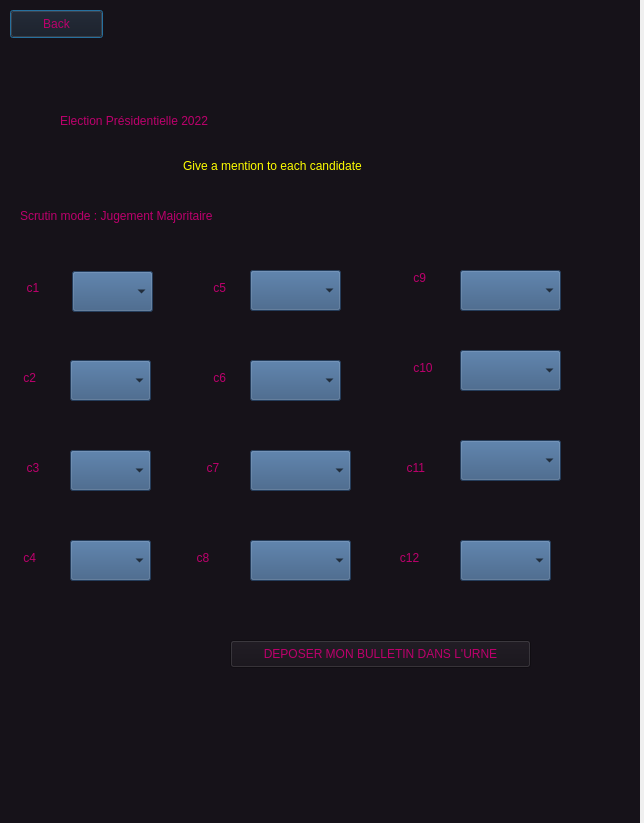
<?xml version="1.0" encoding="UTF-8"?>
<ui version="4.0">
 <class>Dialog</class>
 <widget class="QDialog" name="Dialog">
  <property name="geometry">
   <rect>
    <x>0</x>
    <y>0</y>
    <width>644</width>
    <height>823</height>
   </rect>
  </property>
  <property name="windowTitle">
   <string>Dialog</string>
  </property>
  <widget class="QWidget" name="widget" native="true">
   <property name="geometry">
    <rect>
     <x>0</x>
     <y>0</y>
     <width>640</width>
     <height>825</height>
    </rect>
   </property>
   <property name="styleSheet">
    <string notr="true">alternate-background-color: qlineargradient(spread:pad, x1:0, y1:0, x2:1, y2:0, stop:0 rgba(0, 0, 0, 255), stop:1 rgba(255, 255, 255, 255));
background-color: rgb(255, 255, 0);
background-color: #161219</string>
   </property>
   <widget class="QLabel" name="label_2">
    <property name="geometry">
     <rect>
      <x>400</x>
      <y>209</y>
      <width>331</width>
      <height>31</height>
     </rect>
    </property>
    <property name="styleSheet">
     <string notr="true">font: 75 italic 8pt &quot;Rockwell&quot;;
color: rgb(255, 255, 255);
color: rgb(255, 255, 255);
font: 75 italic 8pt &quot;Arial Nova Cond&quot;;
gridline-color: rgb(200, 89, 189);
color: rgb(0, 0, 255);
color: rgb(170, 0, 0);
color: rgb(85, 170, 255);
color: rgb(255, 255, 0);</string>
    </property>
    <property name="text">
     <string/>
    </property>
   </widget>
   <widget class="QLabel" name="label_5">
    <property name="geometry">
     <rect>
      <x>470</x>
      <y>430</y>
      <width>221</width>
      <height>20</height>
     </rect>
    </property>
    <property name="styleSheet">
     <string notr="true">font: 12pt &quot;MS Shell Dlg 2&quot;;
color: rgb(255, 0, 0);
color: rgb(255, 0, 0);</string>
    </property>
    <property name="text">
     <string/>
    </property>
   </widget>
   <widget class="QLabel" name="label">
    <property name="geometry">
     <rect>
      <x>60</x>
      <y>100</y>
      <width>551</width>
      <height>41</height>
     </rect>
    </property>
    <property name="styleSheet">
     <string notr="true">font: 8pt &quot;Kristen ITC&quot;;
color: rgb(188, 0, 108);
font: 24pt &quot;Kristen ITC&quot;;
</string>
    </property>
    <property name="text">
     <string>Election Présidentielle 2022</string>
    </property>
   </widget>
   <widget class="QLabel" name="label_3">
    <property name="geometry">
     <rect>
      <x>70</x>
      <y>150</y>
      <width>421</width>
      <height>31</height>
     </rect>
    </property>
    <property name="styleSheet">
     <string notr="true">color: rgb(255, 255, 0);</string>
    </property>
    <property name="text">
     <string>                                  Give a mention to each candidate</string>
    </property>
   </widget>
   <widget class="QLabel" name="label_4">
    <property name="geometry">
     <rect>
      <x>20</x>
      <y>190</y>
      <width>241</width>
      <height>51</height>
     </rect>
    </property>
    <property name="styleSheet">
     <string notr="true">font: 8pt &quot;Kristen ITC&quot;;
color: rgb(188, 0, 108);
font: 8pt &quot;Kristen ITC&quot;;
</string>
    </property>
    <property name="text">
     <string>Scrutin mode : Jugement Majoritaire</string>
    </property>
   </widget>
   <widget class="QComboBox" name="comboBox">
    <property name="geometry">
     <rect>
      <x>72</x>
      <y>271</y>
      <width>81</width>
      <height>41</height>
     </rect>
    </property>
    <property name="styleSheet">
     <string notr="true">background-color: rgb(0, 85, 255);
background-color: rgb(0, 0, 0);
background-color: rgb(52, 86, 127);
</string>
    </property>
   </widget>
   <widget class="QComboBox" name="comboBox_2">
    <property name="geometry">
     <rect>
      <x>250</x>
      <y>270</y>
      <width>91</width>
      <height>41</height>
     </rect>
    </property>
    <property name="styleSheet">
     <string notr="true">background-color: rgb(0, 85, 255);
background-color: rgb(0, 0, 0);
background-color: rgb(52, 86, 127);</string>
    </property>
   </widget>
   <widget class="QComboBox" name="comboBox_3">
    <property name="geometry">
     <rect>
      <x>460</x>
      <y>270</y>
      <width>101</width>
      <height>41</height>
     </rect>
    </property>
    <property name="styleSheet">
     <string notr="true">background-color: rgb(0, 85, 255);
background-color: rgb(0, 0, 0);
background-color: rgb(52, 86, 127);</string>
    </property>
   </widget>
   <widget class="QComboBox" name="comboBox_4">
    <property name="geometry">
     <rect>
      <x>70</x>
      <y>360</y>
      <width>81</width>
      <height>41</height>
     </rect>
    </property>
    <property name="styleSheet">
     <string notr="true">background-color: rgb(0, 85, 255);
background-color: rgb(0, 0, 0);
background-color: rgb(52, 86, 127);</string>
    </property>
   </widget>
   <widget class="QComboBox" name="comboBox_5">
    <property name="geometry">
     <rect>
      <x>250</x>
      <y>360</y>
      <width>91</width>
      <height>41</height>
     </rect>
    </property>
    <property name="styleSheet">
     <string notr="true">background-color: rgb(0, 85, 255);
background-color: rgb(0, 0, 0);
background-color: rgb(52, 86, 127);</string>
    </property>
   </widget>
   <widget class="QComboBox" name="comboBox_6">
    <property name="geometry">
     <rect>
      <x>460</x>
      <y>350</y>
      <width>101</width>
      <height>41</height>
     </rect>
    </property>
    <property name="styleSheet">
     <string notr="true">background-color: rgb(0, 85, 255);
background-color: rgb(0, 0, 0);
background-color: rgb(52, 86, 127);</string>
    </property>
   </widget>
   <widget class="QComboBox" name="comboBox_7">
    <property name="geometry">
     <rect>
      <x>70</x>
      <y>450</y>
      <width>81</width>
      <height>41</height>
     </rect>
    </property>
    <property name="styleSheet">
     <string notr="true">background-color: rgb(0, 85, 255);
background-color: rgb(0, 0, 0);
background-color: rgb(52, 86, 127);</string>
    </property>
   </widget>
   <widget class="QComboBox" name="comboBox_8">
    <property name="geometry">
     <rect>
      <x>250</x>
      <y>450</y>
      <width>101</width>
      <height>41</height>
     </rect>
    </property>
    <property name="styleSheet">
     <string notr="true">background-color: rgb(0, 85, 255);
background-color: rgb(0, 0, 0);
background-color: rgb(52, 86, 127);</string>
    </property>
   </widget>
   <widget class="QComboBox" name="comboBox_9">
    <property name="geometry">
     <rect>
      <x>460</x>
      <y>440</y>
      <width>101</width>
      <height>41</height>
     </rect>
    </property>
    <property name="styleSheet">
     <string notr="true">background-color: rgb(0, 85, 255);
background-color: rgb(0, 0, 0);
background-color: rgb(52, 86, 127);</string>
    </property>
   </widget>
   <widget class="QComboBox" name="comboBox_10">
    <property name="geometry">
     <rect>
      <x>70</x>
      <y>540</y>
      <width>81</width>
      <height>41</height>
     </rect>
    </property>
    <property name="styleSheet">
     <string notr="true">background-color: rgb(0, 85, 255);
background-color: rgb(0, 0, 0);
background-color: rgb(52, 86, 127);</string>
    </property>
   </widget>
   <widget class="QComboBox" name="comboBox_11">
    <property name="geometry">
     <rect>
      <x>250</x>
      <y>540</y>
      <width>101</width>
      <height>41</height>
     </rect>
    </property>
    <property name="styleSheet">
     <string notr="true">background-color: rgb(0, 85, 255);
background-color: rgb(0, 0, 0);
background-color: rgb(52, 86, 127);</string>
    </property>
   </widget>
   <widget class="QComboBox" name="comboBox_12">
    <property name="geometry">
     <rect>
      <x>460</x>
      <y>540</y>
      <width>91</width>
      <height>41</height>
     </rect>
    </property>
    <property name="styleSheet">
     <string notr="true">background-color: rgb(0, 85, 255);
background-color: rgb(0, 0, 0);
background-color: rgb(52, 86, 127);</string>
    </property>
   </widget>
   <widget class="QLabel" name="label_6">
    <property name="geometry">
     <rect>
      <x>0</x>
      <y>280</y>
      <width>55</width>
      <height>16</height>
     </rect>
    </property>
    <property name="styleSheet">
     <string notr="true">font: 8pt &quot;Kristen ITC&quot;;
color: rgb(188, 0, 108);
font: 8pt &quot;Kristen ITC&quot;;
</string>
    </property>
    <property name="text">
     <string>        c1</string>
    </property>
   </widget>
   <widget class="QLabel" name="label_7">
    <property name="geometry">
     <rect>
      <x>0</x>
      <y>370</y>
      <width>55</width>
      <height>16</height>
     </rect>
    </property>
    <property name="styleSheet">
     <string notr="true">font: 8pt &quot;Kristen ITC&quot;;
color: rgb(188, 0, 108);
font: 8pt &quot;Kristen ITC&quot;;
</string>
    </property>
    <property name="text">
     <string>       c2</string>
    </property>
   </widget>
   <widget class="QLabel" name="label_8">
    <property name="geometry">
     <rect>
      <x>0</x>
      <y>460</y>
      <width>55</width>
      <height>16</height>
     </rect>
    </property>
    <property name="styleSheet">
     <string notr="true">font: 8pt &quot;Kristen ITC&quot;;
color: rgb(188, 0, 108);
font: 8pt &quot;Kristen ITC&quot;;
</string>
    </property>
    <property name="text">
     <string>        c3</string>
    </property>
   </widget>
   <widget class="QLabel" name="label_9">
    <property name="geometry">
     <rect>
      <x>0</x>
      <y>550</y>
      <width>55</width>
      <height>16</height>
     </rect>
    </property>
    <property name="styleSheet">
     <string notr="true">font: 8pt &quot;Kristen ITC&quot;;
color: rgb(188, 0, 108);
font: 8pt &quot;Kristen ITC&quot;;
</string>
    </property>
    <property name="text">
     <string>       c4</string>
    </property>
   </widget>
   <widget class="QLabel" name="label_10">
    <property name="geometry">
     <rect>
      <x>190</x>
      <y>280</y>
      <width>55</width>
      <height>16</height>
     </rect>
    </property>
    <property name="styleSheet">
     <string notr="true">font: 8pt &quot;Kristen ITC&quot;;
color: rgb(188, 0, 108);
font: 8pt &quot;Kristen ITC&quot;;
</string>
    </property>
    <property name="text">
     <string>       c5</string>
    </property>
   </widget>
   <widget class="QLabel" name="label_11">
    <property name="geometry">
     <rect>
      <x>190</x>
      <y>370</y>
      <width>55</width>
      <height>16</height>
     </rect>
    </property>
    <property name="styleSheet">
     <string notr="true">font: 8pt &quot;Kristen ITC&quot;;
color: rgb(188, 0, 108);
font: 8pt &quot;Kristen ITC&quot;;
</string>
    </property>
    <property name="text">
     <string>       c6</string>
    </property>
   </widget>
   <widget class="QLabel" name="label_12">
    <property name="geometry">
     <rect>
      <x>180</x>
      <y>460</y>
      <width>55</width>
      <height>16</height>
     </rect>
    </property>
    <property name="styleSheet">
     <string notr="true">font: 8pt &quot;Kristen ITC&quot;;
color: rgb(188, 0, 108);
font: 8pt &quot;Kristen ITC&quot;;
</string>
    </property>
    <property name="text">
     <string>        c7</string>
    </property>
   </widget>
   <widget class="QLabel" name="label_13">
    <property name="geometry">
     <rect>
      <x>170</x>
      <y>550</y>
      <width>55</width>
      <height>16</height>
     </rect>
    </property>
    <property name="styleSheet">
     <string notr="true">font: 8pt &quot;Kristen ITC&quot;;
color: rgb(188, 0, 108);
font: 8pt &quot;Kristen ITC&quot;;
</string>
    </property>
    <property name="text">
     <string>        c8</string>
    </property>
   </widget>
   <widget class="QLabel" name="label_14">
    <property name="geometry">
     <rect>
      <x>390</x>
      <y>270</y>
      <width>55</width>
      <height>16</height>
     </rect>
    </property>
    <property name="styleSheet">
     <string notr="true">font: 8pt &quot;Kristen ITC&quot;;
color: rgb(188, 0, 108);
font: 8pt &quot;Kristen ITC&quot;;
</string>
    </property>
    <property name="text">
     <string>       c9</string>
    </property>
   </widget>
   <widget class="QLabel" name="label_15">
    <property name="geometry">
     <rect>
      <x>390</x>
      <y>360</y>
      <width>55</width>
      <height>16</height>
     </rect>
    </property>
    <property name="styleSheet">
     <string notr="true">font: 8pt &quot;Kristen ITC&quot;;
color: rgb(188, 0, 108);
font: 8pt &quot;Kristen ITC&quot;;
</string>
    </property>
    <property name="text">
     <string>       c10</string>
    </property>
   </widget>
   <widget class="QLabel" name="label_16">
    <property name="geometry">
     <rect>
      <x>380</x>
      <y>460</y>
      <width>55</width>
      <height>16</height>
     </rect>
    </property>
    <property name="styleSheet">
     <string notr="true">font: 8pt &quot;Kristen ITC&quot;;
color: rgb(188, 0, 108);
font: 8pt &quot;Kristen ITC&quot;;
</string>
    </property>
    <property name="text">
     <string>        c11</string>
    </property>
   </widget>
   <widget class="QLabel" name="label_17">
    <property name="geometry">
     <rect>
      <x>370</x>
      <y>550</y>
      <width>55</width>
      <height>16</height>
     </rect>
    </property>
    <property name="styleSheet">
     <string notr="true">font: 8pt &quot;Kristen ITC&quot;;
color: rgb(188, 0, 108);
font: 8pt &quot;Kristen ITC&quot;;
</string>
    </property>
    <property name="text">
     <string>         c12</string>
    </property>
   </widget>
   <widget class="QPushButton" name="pushButton">
    <property name="geometry">
     <rect>
      <x>10</x>
      <y>10</y>
      <width>93</width>
      <height>28</height>
     </rect>
    </property>
    <property name="styleSheet">
     <string notr="true">font: 8pt &quot;Kristen ITC&quot;;
color: rgb(188, 0, 108);
font: 8pt &quot;Kristen ITC&quot;;
</string>
    </property>
    <property name="text">
     <string>Back</string>
    </property>
   </widget>
   <widget class="QPushButton" name="pushButton_2">
    <property name="geometry">
     <rect>
      <x>230</x>
      <y>640</y>
      <width>301</width>
      <height>28</height>
     </rect>
    </property>
    <property name="styleSheet">
     <string notr="true">font: 8pt &quot;Kristen ITC&quot;;
color: rgb(188, 0, 108);
font: 8pt &quot;Kristen ITC&quot;;
</string>
    </property>
    <property name="text">
     <string>DEPOSER MON BULLETIN DANS L'URNE</string>
    </property>
   </widget>
  </widget>
 </widget>
 <resources/>
 <connections/>
</ui>
